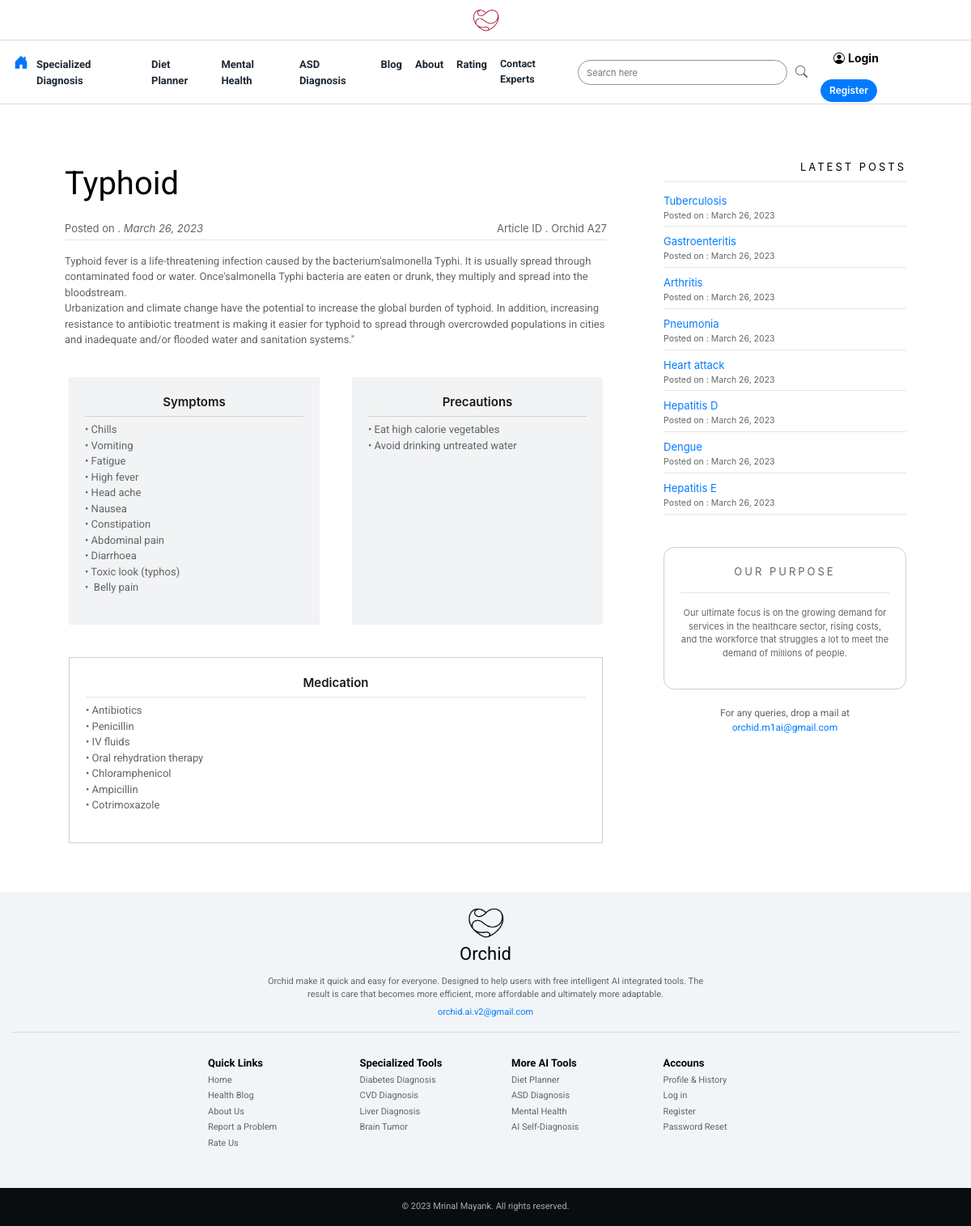
Page /27/read_article/ on the committed database.
### MAINAPP/models.py (models this page shows, shortened)
class Disease(models.Model):
	posted_on=models.DateField(blank=True,default=timezone.now)
	disease_name = models.CharField(max_length= 200)
	disease_caption=models.TextField(blank=True)
	disease_description=models.TextField(blank=True)
	disease_symptoms =models.TextField(blank=True)
	disease_precautions =models.TextField(blank=True)
	disease_medication =models.TextField(blank=True)
	disease_image = models.ImageField(null=True, blank=True , help_text="crop image as square before upload to get uniform size in the page")
	add_disease_to_home = models.BooleanField(default=False,null=True, blank=True ,help_text="Yes will enable to display it on home page")

### MAINAPP/views.py (the view)
# urls.py: path('<int:id>/read_article/', views.read_article, name="read_article"),
def read_article(request ,id):
	page = Disease.objects.get(id=id)
	topics =reversed(Disease.objects.all().order_by('id'))
	context = {'page':page ,'topics':topics}
	return render(request, 'MAINAPP/read_article.html', context)

### templates/MAINAPP/read_article.html
{%  extends 'MAINAPP/home.html' %}
{% load static %}
{% block content %}
<div class="bground1" >
<br><br>
<div class="container" style="">
  <div class="col-lg-12" style="margin-left:auto;margin-right:auto;">
  <div class="row">
    <div class="col-lg-8 col-md-12 col-sm-12 col-12" style="margin-left:auto;margin-right:auto;display:flex;flex-wrap:wrap;margin-bottom:20px;">
      <div class="" style="padding:20px;width:100%;">
        <p   style="font-size:40px;font-weight:400;color:black;font-family: 'Roboto', sans-serif;">{{page.disease_name}}</p>
        <div class="row">
          <div class="col-lg-8 col-md-6 col-sm-6 col-6" >
            <p style="color:#626567;font-size:13px;margin-bottom:3px;">Posted on . <i>{{page.posted_on}}</i></p>
          </div>
          <div class="col-lg-4 col-md-6 col-sm-6 col-6">
            <p style="color:#626567;font-size:13px;text-align:right;margin-bottom:3px;">Article ID . Orchid A{{page.id}}</p>
          </div>
        </div>
        <hr style="margin-top:0px;">
          <p style="white-space: pre-wrap;font-size:13px;color:#626567 ;font-family: 'Roboto', sans-serif;">{{page.disease_description}}</p>
         <div class="row">
           <div class="col-lg-6 col-md-6 col-sm-12 col-12" style="margin-left:auto;margin-right:auto;display:flex;flex-wrap:wrap;padding: 20px;">
             <div class="" style="width:100%;background:#F2F3F4;padding:20px;">
               <p style="white-space: pre-wrap;font-size:15px;font-weight:600;color:#1a1a1a;margin-bottom:0px;text-align:center;">Symptoms</p>
               <hr color="#e6e6e6" style="margin:6px 0px 6px 0px;">
               <p style="white-space: pre-wrap;font-size:13px;font-family: 'Roboto', sans-serif;color:#626567 ;">{{page.disease_symptoms}}</p>
             </div>
           </div>
           <div class="col-lg-6 col-md-6 col-sm-12 col-12" style="margin-left:auto;margin-right:auto;display:flex;flex-wrap:wrap;padding: 20px;">
             <div class="" style="width:100%;background:#F2F3F4;padding:20px;">
               <p style="white-space: pre-wrap;font-size:15px;font-weight:600;color:#1a1a1a;margin-bottom:0px;text-align:center;">Precautions</p>
               <hr color="#e6e6e6" style="margin:6px 0px 6px 0px;">
               <p style="white-space: pre-wrap;font-size:13px;font-family: 'Roboto', sans-serif;color:#626567 ;">{{page.disease_precautions}}</p>
             </div>
           </div>
           <div class="col-lg-12 col-md-12 col-sm-12 col-12" style="margin-left:auto;margin-right:auto;display:flex;flex-wrap:wrap;padding: 20px;">
             <div class="" style="width:100%;border:1px solid #CACFD2;padding:20px;">
               <p style="white-space: pre-wrap;font-size:15px;font-weight:600;color:#1a1a1a;margin-bottom:0px;text-align:center;">Medication</p>
               <hr  style="margin:6px 0px 6px 0px;">
               <p style="white-space: pre-wrap;font-size:13px;font-family: 'Roboto', sans-serif;color:#626567 ;">{{page.disease_medication}}</p>
             </div>
           </div>
         </div>
        </div>
    </div>
    <div class="col-lg-4 col-md-10 col-sm-12 col-12" style="margin-left:auto;margin-right:auto;display:flex;flex-wrap:wrap;margin-bottom:20px;">
      <div class="" style="width:100%;padding:20px;">
        <div class="" style="margin-bottom:20px;">
          <p style="text-align:right;color:black;font-size:13px;margin:0px;letter-spacing:3px;">LATEST POSTS</p>
          <hr  style="margin:7px 0px 10px 0px;">
                  {% for topic in topics %}
                  {% if forloop.counter < 9 %}
                  <p style="margin-bottom:0px;"><a data-product="{{ topic.id }}" href="{% url 'read_article' topic.id %}"
                    style="font-size:13px;margin-bottom:0px;font-weight:400;">{{topic.disease_name}}</a></p>
                    <p style="font-size:10.5px;color:#626567;margin-bottom:0px;">Posted on : {{topic.posted_on}}</p>
                    <hr style="margin-top:5px;margin-bottom:5px">
                {% endif %}
                {% endfor %}
        </div>
        <div class="" style="padding:20px;border:1px solid #CACFD2;border-radius:13px;margin-top:40px;">
          <p style="color:#626567;font-size:13px;letter-spacing:3px;text-align:center">OUR PURPOSE</p>
          <hr>
          <p style="font-size:11px;color:#626567;text-align:center">Our ultimate focus is on the growing demand for services in the healthcare sector, rising costs, and the workforce that struggles a lot to meet the demand of millions of people.</p>
        </div>
        <div class="text-center" style="padding:20px;margin-bottom:20px;">
          <p style="font-size:12px;color:#626567;font-weight:400;font-family: 'Roboto', sans-serif;margin:5px;text-align:center;margin:0px;">For any queries, drop a mail at  <a href="mailto:orchid.m1ai@gmail.com">orchid.m1ai@gmail.com</a> </p>
        </div>
      </div>
    </div>
  </div>
  </div>
</div>
</div>
{% endblock content %}

### static/css/main.css (style rules this page uses)
.bground1,.loginwindow { animation: fadeInAnimation ease 4s; animation-iteration-count: 1; animation-fill-mode: backwards; }

### rows in the picture
Disease: disease_name "Typhoid", posted_on "March 26, 2023", id "27", disease_description "Typhoid fever is a life-threatening infection caused by the bacterium'salmonella Typhi. It is usually spread through contaminated food or water. Once'salmonella Typhi bacteria are eaten or drunk, they multiply and spread into the bloodstream. Urbanization and climate change have the potential to increase the global burden of typhoid. In addition, increasing resistance to antibiotic treatment is making it easier for typhoid to spread through overcrowded populations in cities and inadequate and/or flooded water and sanitation systems.\"", disease_symptoms "• Chills • Vomiting • Fatigue • High fever • Head ache • Nausea • Constipation • Abdominal pain • Diarrhoea • Toxic look (typhos) • Belly pain", disease_precautions "• Eat high calorie vegetables • Avoid drinking untreated water", disease_medication "• Antibiotics • Penicillin • IV fluids • Oral rehydration therapy • Chloramphenicol • Ampicillin • Cotrimoxazole"
Disease: disease_name "Tuberculosis", posted_on "March 26, 2023"
Disease: disease_name "Gastroenteritis", posted_on "March 26, 2023"
Disease: disease_name "Arthritis", posted_on "March 26, 2023"
Disease: disease_name "Pneumonia", posted_on "March 26, 2023"
Disease: disease_name "Heart attack", posted_on "March 26, 2023"
Disease: disease_name "Hepatitis D", posted_on "March 26, 2023"
Disease: disease_name "Dengue", posted_on "March 26, 2023"
Disease: disease_name "Hepatitis E", posted_on "March 26, 2023"
